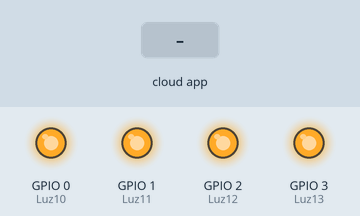
Bench run of a sketch on a simulated ESP8266 (NodeMCU). On the bench: output pins drawn as LEDs (lit = HIGH). The inputs (shaded band) are chosen by the test bench. WiFi joins after 1.5 s; servers stay silent unless stated.

Above: at 2.7 s.
2.8 s: the phone or cloud app sets Luz10 to 64
At 3.2 s:
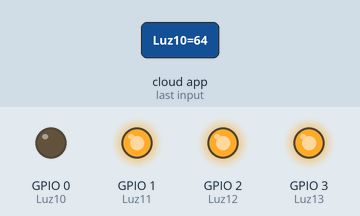
4.3 s: the phone or cloud app sets Luz11 to 64
At 5.5 s:
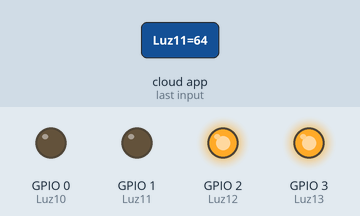
5.8 s: the phone or cloud app sets Luz12 to 64
At 6.8 s:
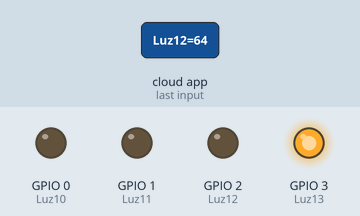
7.3 s: the phone or cloud app sets Luz13 to 64
At 7.9 s:
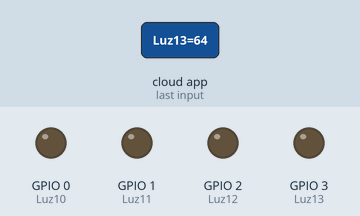
8.8 s: the phone or cloud app sets Luz10 to 0
At 10.0 s:
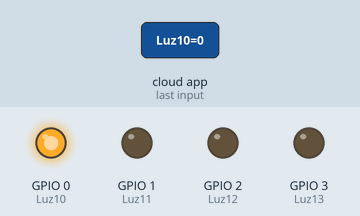
10.3 s: the phone or cloud app sets Luz11 to 0
At 11.4 s:
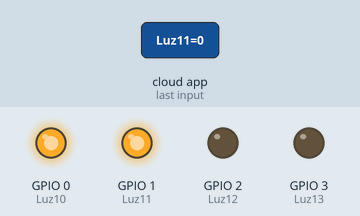
Timing chart, 0 to 12.8 s (numbered marks = the images above; inputs shaded):
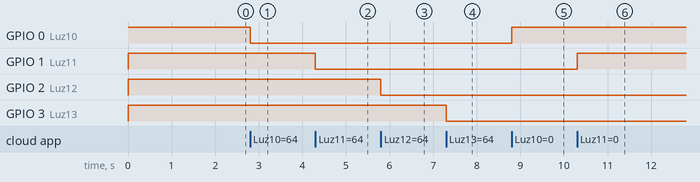

The sketch:

alexaej2.ino
```cpp
#include <ESP8266WiFi.h>

#include <Espalexa.h> // incluimos librería

int Luz10 = 0;
int Luz11 = 1;
int Luz12 = 2;
int Luz13 = 3;

const char* ssid = ".....";  //constante con el nombre del wifi
const char* password = "......";  // constante con el la contraseña del wifi

Espalexa alexa2; // nombre del dispositivo

void FuncionLuz10(uint8_t brightness); // creación de funcion para Luz10
void FuncionLuz11(uint8_t brightness);
void FuncionLuz12(uint8_t brightness);
void FuncionLuz13(uint8_t brightness);

void setup() {
  pinMode(Luz10, OUTPUT); // pin como salida
  pinMode(Luz11, OUTPUT); // pin como salida
  pinMode(Luz12, OUTPUT); // pin como salida
  pinMode(Luz13, OUTPUT); // pin como salida
  digitalWrite(Luz10, 1);  //iniciamos los pines en 0
  digitalWrite(Luz11, 1);  //iniciamos los pines en 0
  digitalWrite(Luz12, 1);  //iniciamos los pines en 0
  digitalWrite(Luz13, 1);  //iniciamos los pines en 0
  ConectarWifi(); // salto a la funcion para contactar el wifi
  alexa2.addDevice("Luz10", FuncionLuz10); // nombramos un dispositivo como Lampara10
  alexa2.addDevice("Luz11", FuncionLuz11); // nombramos un dispositivo como Lampara10
  alexa2.addDevice("Luz12", FuncionLuz12); // nombramos un dispositivo como Lampara10
  alexa2.addDevice("Luz13", FuncionLuz13); // nombramos un dispositivo como Lampara10
  alexa2.begin();  // iniciamos dispositivo general
}

void loop() {// rutina principal
  ConectarWifi(); // verificamos conexión
  alexa2.loop(); // rutina de la librería espalexa
  delay(1); // espera
}

void ConectarWifi() { // funcion para conectar el wifi
  if (WiFi.status() != WL_CONNECTED) {  // si el estado es desconectado
    WiFi.mode(WIFI_STA);  // iniciamos conexión
    WiFi.begin(ssid, password); // utilizamos las constantes de ssid y contraseña
    while (WiFi.status() != WL_CONNECTED) {// inicio de bucle hasta el cambio de estado de conexión
      delay(500); // espera necesaria para la conexión
    }// fin de bucle
  }
} // al terminar la conexión retorna

void FuncionLuz10(uint8_t brightness) {// funcion cuando se llama al dispositivo

  if (brightness) {// variable de la librería
    digitalWrite(Luz10, 0);  // encendemos
  }
  else {  // caso contrario
    digitalWrite(Luz10, 1);  // apagamos
  }
}

void FuncionLuz11(uint8_t brightness) {// funcion cuando se llama al dispositivo

  if (brightness) {// variable de la librería
    digitalWrite(Luz11, 0);  // encendemos
  }
  else {  // caso contrario
    digitalWrite(Luz11, 1);  // apagamos
  }
}
void FuncionLuz12(uint8_t brightness) {// funcion cuando se llama al dispositivo

  if (brightness) {// variable de la librería
    digitalWrite(Luz12, 0);  // encendemos
  }
  else {  // caso contrario
    digitalWrite(Luz12, 1);  // apagamos
  }
}
void FuncionLuz13(uint8_t brightness) {// funcion cuando se llama al dispositivo

  if (brightness) {// variable de la librería
    digitalWrite(Luz13, 0);  // encendemos
  }
  else {  // caso contrario
    digitalWrite(Luz13, 1);  // apagamos
  }
}
```

Measured:
- after the input at 2.8 s, GPIO 0 (Luz10): HIGH → LOW at once
- after the input at 4.3 s, GPIO 1 (Luz11): HIGH → LOW at once
- after the input at 5.8 s, GPIO 2 (Luz12): HIGH → LOW at once
- after the input at 7.3 s, GPIO 3 (Luz13): HIGH → LOW at once
- after the input at 8.8 s, GPIO 0 (Luz10): LOW → HIGH at once
- after the input at 10.3 s, GPIO 1 (Luz11): LOW → HIGH at once
